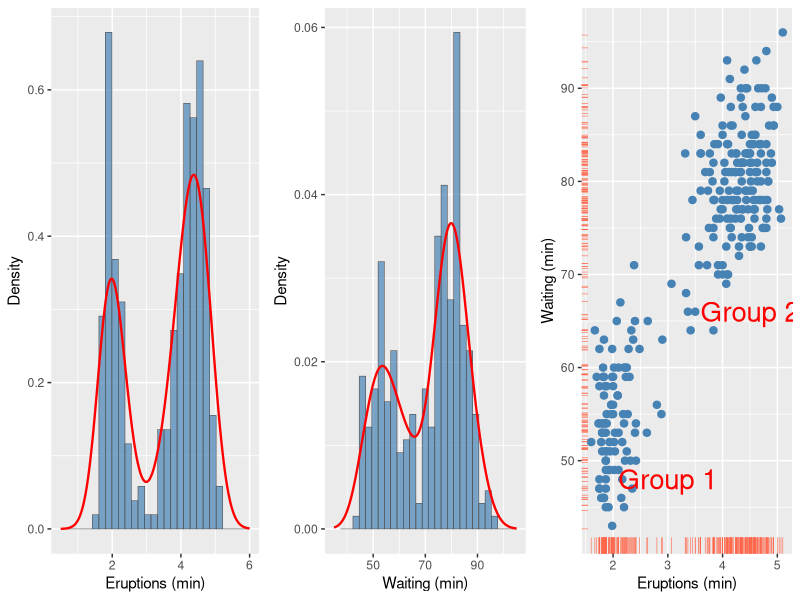

Recreate this plot in R.
## ---- chunk 1
library(ggplot2)   #graphics
library(gridExtra) #graphics
library(mixtools)  #em algorithm
## ---- chunk 2
data(faithful) #load data
head(faithful, 3) #display 3 rows
## ---- chunk 3
histWait <- ggplot(faithful, aes(x=waiting, y=..density..)) + labs(x = "Waiting (min)", y = "Density")+  geom_histogram(fill="steelblue", colour="grey30", size=.2, alpha=0.7) + geom_line(stat="density", colour = 'red', size=.8) +  xlim(35, 105)
histErup <- ggplot(faithful, aes(x=eruptions, y=..density..)) + labs(x = "Eruptions (min)", y = "Density")+  geom_histogram(fill="steelblue", colour="grey30", size=.2, alpha=0.7)  +  xlim(.5, 6) + geom_line(stat="density", colour = 'red', size=.8)
histEsti <- ggplot(faithful, aes(x=eruptions, y=waiting)) + geom_point(size=3.5, shape=20, colour = 'steelblue') + geom_rug(position="jitter", size=.2, colour = 'tomato') + labs(x = "Eruptions (min)", y = "Waiting (min)") + 
  annotate("text", x=3, y=48, label="Group 1", colour="red", size=7) + 
  annotate("text", x=4.5, y=66, label="Group 2", colour="red", size=7)
grid.arrange(histErup, histWait, histEsti, ncol=3)
